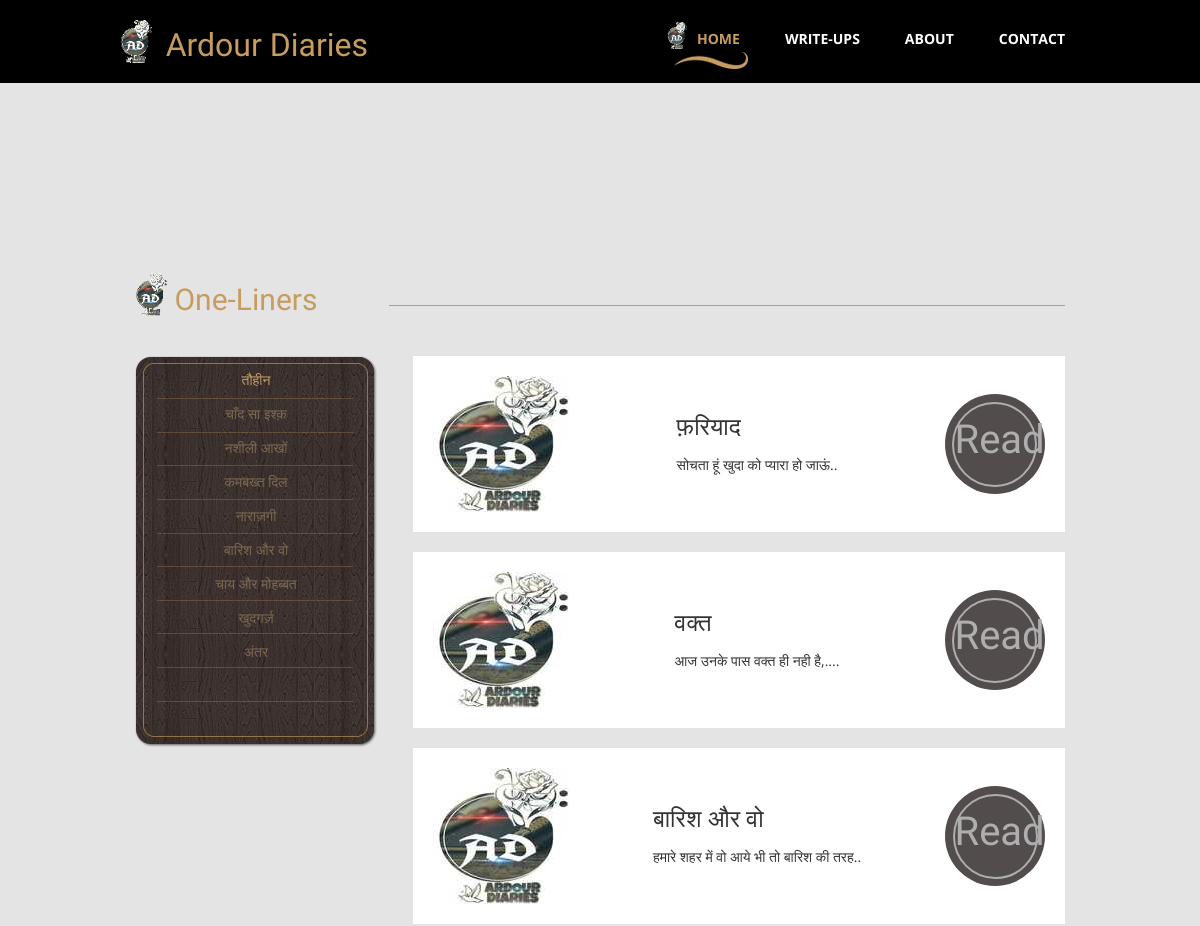
Page /oneliner/ (upper part) on the earlier database version.
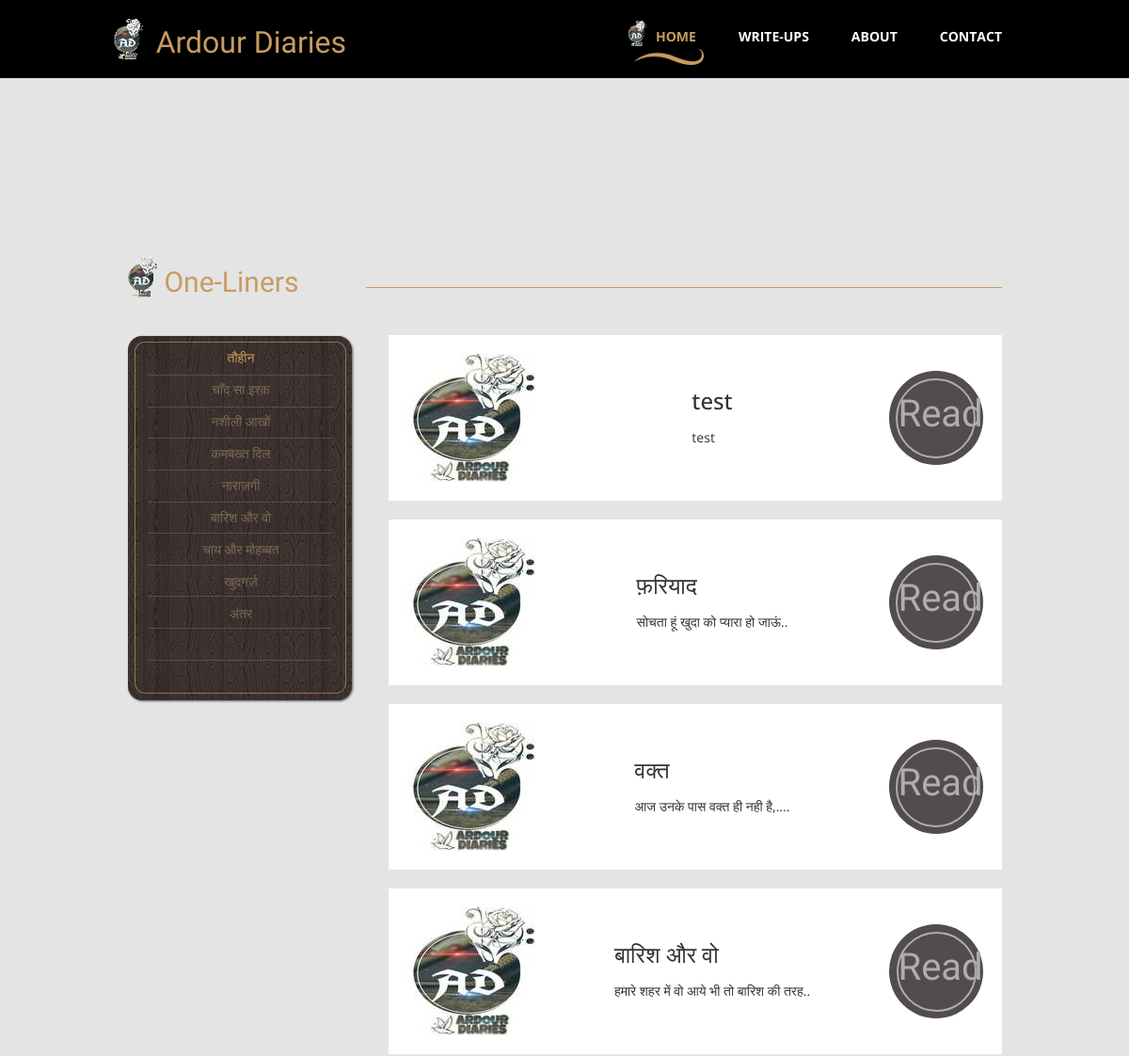
Same page on the later database version.
### diaries/models.py (models this page shows, shortened)
class oneliners(models.Model):
    title = models.CharField(max_length=100, null=True)
    desc = models.TextField(max_length=500, null=True)
    content = models.TextField(max_length=5000, null=True)
    date_created = models.DateTimeField(auto_now_add=True, null=True)
    oneliners_image = models.ImageField(upload_to='oneliners',null=True, blank=True)
    insta_link = models.URLField(blank=True, null=True)
    fb_link = models.URLField(blank=True, null=True)
    class Meta:
        ordering = ["-date_created"]

### diaries/views.py (the view)
# urls.py: path('oneliner/', views.oneliner, name="oneliner"),
def oneliner(request):
    oneline = oneliners.objects.all()
    return render(request, "oneliner.html", {'oneline': oneline})

### templates/oneliner.html
{% extends 'main.html' %}
{% block content %}
{% load static %}
    <div class="tm-main-section light-gray-bg">
      <div class="container" id="main">
        <section class="tm-section row">
          <div class="col-lg-12 tm-section-header-container margin-bottom-30">
            <h2 class="tm-section-header gold-text tm-handwriting-font"><img src="{% static 'img/logo.png' %}" alt="Logo" class="tm-site-logo"> One-Liners</h2>
            <div class="tm-hr-container"><hr class="tm-hr"></div>
          </div>
          <div>
            <div class="col-lg-3 col-md-3">
              <div class="tm-position-relative margin-bottom-30">
                <nav class="tm-side-menu">
                  <ul>
                    <li><a href="/oneliner/onelines/1" class="active">तौहीन</a></li>
                    <li><a href="/oneliner/onelines/1">चाँद सा इश्क़</a></li>
                    <li><a href="/oneliner/onelines/1">नशीली आखों</a></li>
                    <li><a href="/oneliner/onelines/1">कमबख्त दिल</a></li>
                    <li><a href="/oneliner/onelines/1">नाराज़गी</a></li>
                    <li><a href="/oneliner/onelines/3">बारिश और वो</a></li>
                    <li><a href="/oneliner/onelines/1">चाय और मोहब्बत </a></li>
                    <li><a href="/oneliner/onelines/1">खुदगर्ज़</a></li>
                    <li><a href="/oneliner/onelines/1"> अंतर </a></li>
                  </ul>
                </nav>
                <img src="{% static 'img/vertical-menu-bg.png' %}" alt="Menu bg" class="tm-side-menu-bg">
              </div>
            </div>
            <div class="tm-menu-product-content col-lg-9 col-md-9">
              {% for i in oneline %}
              <div class="tm-product">
                <img src="{% static 'img/logo1.jpeg' %}" alt="Oneliner">
                <div class="tm-product-text">
                  <h3 class="tm-product-title">{{i.title}}</h3>
                  <p class="tm-product-description">{{i.desc}}</p>
                </div>
                <div class="tm-product-price">
                  <a href="/oneliner/onelines/{{i.id}}" class="tm-product-price-link tm-handwriting-font">Read</a>
                </div>
              </div>
              {% endfor %}
            </div>
          </div>
        </section>
      </div>
    </div>
    {% endblock %}

Differences in the rows shown:
added oneliners: title "test", desc "test"
